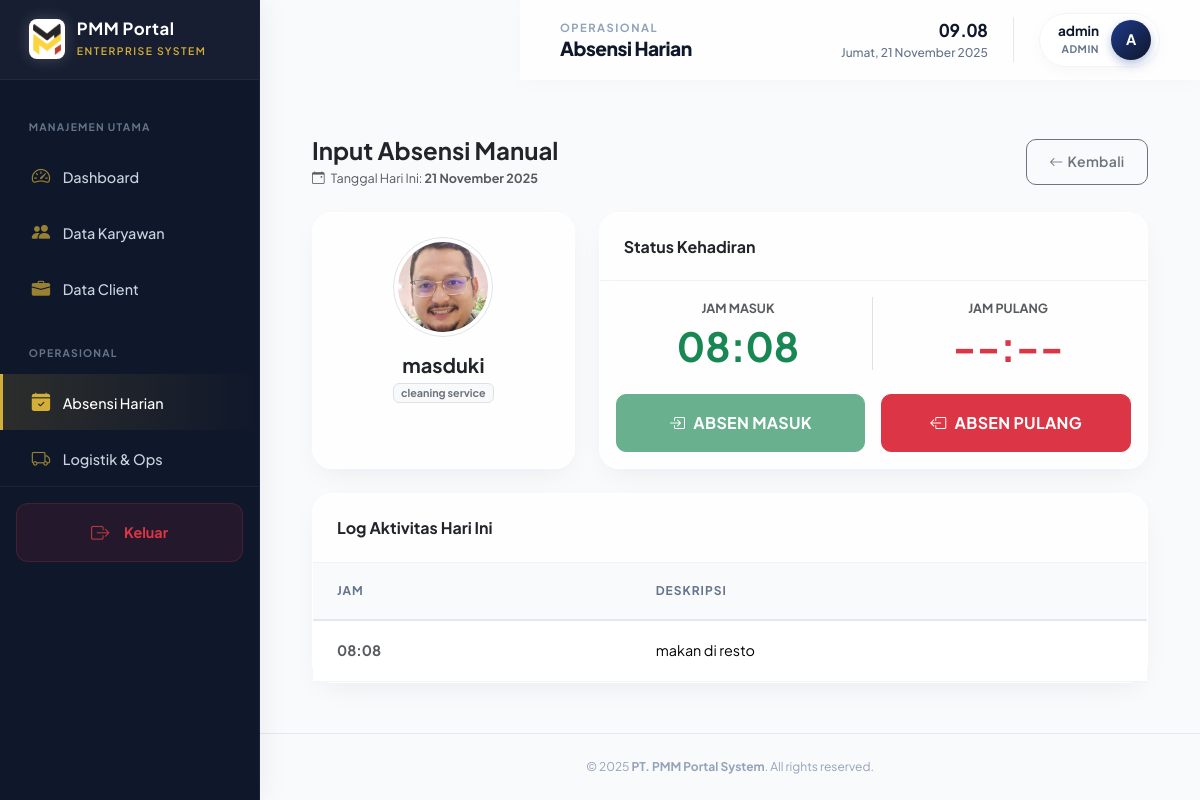
Screenshot of /hr/attendance/1 (signed in) with the database file from the repository.
### app/models.py (models this page shows, shortened)
class User(UserMixin, db.Model):
    __tablename__ = "users"
    id = db.Column(db.Integer, primary_key=True)
    username = db.Column(db.String(100), unique=True, nullable=False)
    password_hash = db.Column(db.String(200), nullable=False)
    role = db.Column(db.String(50), nullable=False)
    created_at = db.Column(db.DateTime, default=datetime.utcnow)
    active = db.Column(db.Boolean, default=True)
    client_account = db.relationship("Client", back_populates="user", uselist=False)

class Employee(db.Model):
    __tablename__ = "employees"
    id = db.Column(db.Integer, primary_key=True)
    name = db.Column(db.String(150), nullable=False)
    position = db.Column(db.String(100))
    job_type = db.Column(db.String(50))
    join_date = db.Column(db.Date, default=date.today)
    end_date = db.Column(db.Date, nullable=True)
    status = db.Column(db.String(20), default="aktif")
    client_id = db.Column(db.Integer, db.ForeignKey("clients.id"))
    photo = db.Column(db.String(255), default="default_user.png")
    user_id = db.Column(db.Integer, db.ForeignKey("users.id"))
    user = db.relationship("User", backref="employee_account", uselist=False)
    assignments = db.relationship("Assignment", backref="employee", lazy=True, cascade="all, delete-orphan")
    attendance_records = db.relationship("Attendance", backref="employee", lazy=True, cascade="all, delete-orphan")
    personal_detail = db.relationship("EmployeePersonalDetail", backref="employee", uselist=False, cascade="all, delete-orphan")
    documents = db.relationship("EmployeeDocument", backref="employee", lazy=True, cascade="all, delete-orphan")
    activity_log = db.relationship("ActivityLog", backref="employee", lazy=True, cascade="all, delete-orphan")

class Attendance(db.Model):
    __tablename__ = "attendance"
    id = db.Column(db.Integer, primary_key=True)
    employee_id = db.Column(db.Integer, db.ForeignKey("employees.id"), nullable=False)
    date = db.Column(db.Date, default=date.today)
    status = db.Column(db.String(20))
    check_in = db.Column(db.Time)
    check_out = db.Column(db.Time)
    overtime_hours = db.Column(db.Float, default=0.0)

class ActivityLog(db.Model):
    __tablename__ = "activity_log"
    id = db.Column(db.Integer, primary_key=True)
    employee_id = db.Column(db.Integer, db.ForeignKey("employees.id"), nullable=False)
    description = db.Column(db.Text)
    latitude = db.Column(db.Float)
    longitude = db.Column(db.Float)
    image = db.Column(db.String(255))
    created_at = db.Column(db.DateTime, default=datetime.utcnow)

### app/hr/routes.py (the view, shortened to what this page needs)
@hr_bp.route('/attendance/<int:employee_id>', methods=['GET', 'POST'])
@login_required
@role_required('admin', 'hr')
def employee_attendance_page(employee_id):
    employee = Employee.query.get_or_404(employee_id)
    today = date.today() # <--- Variabel ini PENTING
    attendance = Attendance.query.filter_by(employee_id=employee_id, date=today).first()
    activity_logs = ActivityLog.query.filter_by(employee_id=employee_id).filter(
        db.func.date(ActivityLog.created_at) == today
    ).all()
    return render_template(
        'hr/employee_attendance_page.html',
        employee=employee,
        attendance=attendance,
        activity_logs=activity_logs,
        today=today # <--- INI YANG MENYELESAIKAN ERROR JINJA2
    )

### app/__init__.py (called while the page is built)
@login_manager.user_loader
def load_user(user_id):
    from app.models import User  # Menghindari circular import
    return User.query.get(int(user_id))

### app/role_check.py (called while the page is built, shortened)
def role_required(*roles):
    def decorator(f):
        @wraps(f)
        def wrapper(*args, **kwargs):
            if not current_user.is_authenticated:
                flash("Silakan login terlebih dahulu.", "warning")
                return redirect(url_for("auth.login"))
            if current_user.role in ("admin", "hr"):
                return f(*args, **kwargs)
        return wrapper
    return decorator

### app/templates/hr/employee_attendance_page.html (shortened to what this page needs)
{% extends 'base.html' %}
{% block content %}
<div class="container-fluid font-corp mt-3">
    <div class="d-flex justify-content-between align-items-center mb-4">
        <div>
            <h4 class="fw-bold text-dark mb-1">Input Absensi Manual</h4>
            <p class="text-muted small mb-0">
                <i class="bi bi-calendar-event me-1"></i>
                Tanggal Hari Ini: <strong>{{ today.strftime('%d %B %Y') }}</strong>
            </p>
        </div>
        <a href="{{ url_for('hr.attendance_dashboard') }}" class="btn btn-outline-secondary btn-sm">
            <i class="bi bi-arrow-left me-1"></i>Kembali
        </a>
    </div>
    <div class="row g-4">
        <div class="col-md-4">
            <div class="card card-corp h-100 border-top-primary shadow-sm">
                <div class="card-body text-center p-4">
                    <img src="{{ url_for('static', filename='uploads/' ~ (employee.photo or 'default_user.png')) }}"
                         class="rounded-circle mb-3 border p-1" width="100" height="100" style="object-fit: cover;">
                    <h5 class="fw-bold mb-1">{{ employee.name }}</h5>
                    <div class="badge bg-light text-secondary border mb-3">{{ employee.position }}</div>
                </div>
            </div>
        </div>
        <div class="col-md-8">
            <div class="card card-corp shadow-sm h-100">
                <div class="card-header bg-white py-3">
                    <h6 class="m-0 fw-bold text-dark">Status Kehadiran</h6>
                </div>
                <div class="card-body">
                    <div class="row text-center mb-4">
                        <div class="col-6 border-end">
                            <small class="text-muted fw-bold">JAM MASUK</small>
                            <div class="display-6 fw-bold text-success mt-1">
                                {{ attendance.check_in.strftime('%H:%M') if attendance and attendance.check_in else '--:--' }}
                            </div>
                        </div>
                        <div class="col-6">
                            <small class="text-muted fw-bold">JAM PULANG</small>
                            <div class="display-6 fw-bold text-danger mt-1">
                                {{ attendance.check_out.strftime('%H:%M') if attendance and attendance.check_out else '--:--' }}
                            </div>
                        </div>
                    </div>
                    <form method="POST" class="row g-3">
                        <div class="col-md-6">
                            <button type="submit" name="action" value="clock_in"
                                    class="btn btn-success w-100 py-3 fw-bold"
                                    {% if attendance and attendance.check_in %}disabled{% endif %}>
                                <i class="bi bi-box-arrow-in-right me-2"></i>ABSEN MASUK
                            </button>
                        </div>
                        <div class="col-md-6">
                            <button type="submit" name="action" value="clock_out"
                                    class="btn btn-danger w-100 py-3 fw-bold"
                                    {% if not attendance or not attendance.check_in or attendance.check_out %}disabled{% endif %}>
                                <i class="bi bi-box-arrow-left me-2"></i>ABSEN PULANG
                            </button>
                        </div>
                    </form>
                </div>
            </div>
        </div>
        <div class="col-12">
            <div class="card card-corp shadow-sm">
                <div class="card-header bg-white py-3">
                    <h6 class="m-0 fw-bold text-dark">Log Aktivitas Hari Ini</h6>
                </div>
                <div class="card-body p-0">
                    {% if activity_logs %}
                    <table class="table table-hover align-middle mb-0">
                        <thead class="bg-light">
                            <tr><th class="ps-4">Jam</th><th>Deskripsi</th></tr>
                        </thead>
                        <tbody>
                            {% for log in activity_logs %}
                            <tr>
                                <td class="ps-4 fw-bold text-muted">{{ log.created_at.strftime('%H:%M') }}</td>
                                <td>{{ log.description }}</td>
                            </tr>
                            {% endfor %}
                        </tbody>
                    </table>
                    {% else %}
                    <div class="text-center py-4 text-muted">Belum ada aktivitas.</div>
                    {% endif %}
                </div>
            </div>
        </div>
    </div>
</div>
{% endblock %}

### app/templates/base.html (shortened to what this page needs)
<!DOCTYPE html>
<html lang="id">
<head>
  <link href="https://cdn.jsdelivr.net/npm/bootstrap@5.3.3/dist/css/bootstrap.min.css" rel="stylesheet" />
  <link href="https://cdn.jsdelivr.net/npm/bootstrap-icons@1.11.3/font/bootstrap-icons.css" rel="stylesheet" />
  <link rel="stylesheet" href="{{ url_for('static', filename='css/luxury.css') }}">
</head>
<body>
  <aside class="sidebar" id="sidebar">
    <div class="sidebar-header">
      <a href="{{ url_for('hr.hr_dashboard') if current_user.role in ['admin', 'hr'] else '#' }}" class="brand-logo">
        <img src="{{ url_for('static', filename='uploads/logo login.png') }}" alt="PMM Logo" />
        <div class="brand-text">
          <h5>PMM Portal</h5>
          <small>Enterprise System</small>
        </div>
      </a>
    </div>
    <div class="sidebar-content" style="flex: 1; overflow-y: auto; padding-top: 10px;">
      <nav class="nav flex-column">
        {% if current_user.is_authenticated %}
          {% if current_user.role in ['admin', 'hr'] %}
            <div class="nav-section">Manajemen Utama</div>
            <a class="nav-link {% if request.path.startswith('/hr/dashboard') %}active{% endif %}" href="{{ url_for('hr.hr_dashboard') }}">
              <i class="bi bi-speedometer2"></i> Dashboard
            </a>
            <a class="nav-link {% if request.path.startswith('/hr/employees') %}active{% endif %}" href="{{ url_for('hr.manage_employees') }}">
              <i class="bi bi-people-fill"></i> Data Karyawan
            </a>
            <a class="nav-link {% if request.path.startswith('/hr/clients') %}active{% endif %}" href="{{ url_for('hr.manage_clients') }}">
              <i class="bi bi-briefcase-fill"></i> Data Client
            </a>
            <div class="nav-section">Operasional</div>
            <a class="nav-link {% if request.path.startswith('/hr/attendance') %}active{% endif %}" href="{{ url_for('hr.attendance_dashboard') }}">
              <i class="bi bi-calendar-check-fill"></i> Absensi Harian
            </a>
            <a class="nav-link {% if request.path.startswith('/hr/operation') %}active{% endif %}" href="{{ url_for('hr.operation_dashboard') }}">
              <i class="bi bi-truck"></i> Logistik & Ops
            </a>
          {% elif current_user.role == 'employee' %}
            <div class="nav-section">Karyawan</div>
            <a class="nav-link {% if request.path.startswith('/employee/dashboard') %}active{% endif %}" href="{{ url_for('employee.dashboard_employee') }}">
              <i class="bi bi-person-workspace"></i> Portal Saya
            </a>
          {% elif current_user.role == 'client' %}
            <div class="nav-section">Mitra</div>
            <a class="nav-link {% if request.path.startswith('/client/dashboard') %}active{% endif %}" href="{{ url_for('client.dashboard_client') }}">
              <i class="bi bi-graph-up-arrow"></i> Monitoring
            </a>
          {% endif %}
        {% endif %}
      </nav>
    </div>
    <div class="mt-auto p-3" style="border-top: 1px solid rgba(255,255,255,0.05);">
      {% if current_user.is_authenticated %}
      <a href="{{ url_for('auth.logout') }}" class="nav-link text-danger fw-bold d-flex align-items-center justify-content-center" style="background: rgba(220, 53, 69, 0.1); border-radius: 12px; border: 1px solid rgba(220, 53, 69, 0.2);">
        <i class="bi bi-box-arrow-right me-2" style="color: #ef4444;"></i> Keluar
      </a>
      {% endif %}
    </div>
  </aside>
  <div class="main-content">
    <header class="top-navbar">
      <div class="d-flex align-items-center gap-3">
        <div class="page-title-wrapper">
          <span class="page-subtitle">PMM Enterprise</span>
          <h4 class="page-title-main" id="dynamicPageTitle">Dashboard</h4>
        </div>
      </div>
      <div class="d-flex align-items-center">
        <div class="datetime-box d-none d-md-block">
          <div class="live-clock" id="liveClock">00:00</div>
          <div class="live-date" id="currentDate">...</div>
        </div>
        {% if current_user.is_authenticated %}
        <div class="user-pill">
          <div class="user-info d-none d-md-block">
             <span class="user-name">{{ current_user.username }}</span>
             <span class="user-role">{{ current_user.role }}</span>
          </div>
          <div class="avatar-circle">
             {{ current_user.username[0]|upper if current_user.username else 'U' }}
          </div>
        </div>
        {% endif %}
      </div>
    </header>
    <div class="content-body">
      {% block content %}{% endblock %}
    </div>
    <footer style="background: transparent; padding: 1.5rem 2.5rem; text-align: center; font-size: 0.75rem; color: #94a3b8; border-top: 1px solid #e2e8f0; margin-top: auto;">
      <span>&copy; {{ current_year or 2025 }} <strong>PT. PMM Portal System</strong>. All rights reserved.</span>
    </footer>
  </div>
</body>
</html>

### app/templates/hr/employee_attendance_page.html (style rules this page uses)
.font-corp { font-family: 'Plus Jakarta Sans', sans-serif; }
.card-corp { border: 1px solid #e2e8f0; border-radius: 8px; background: #fff; }
.border-top-primary { border-top: 4px solid #1e3a8a; }

### rows the page displays
User: username "admin", role "ADMIN", username "A"
Employee: photo (picture), name "masduki", position "cleaning service"
Attendance: check_in "08:08", check_out "--:--"
ActivityLog: created_at "08:08", description "makan di resto"

### other values shown
{{ today.strftime('%d %B %Y') }} "21 November 2025"
{{ current_year or 2025 }} "2025"
